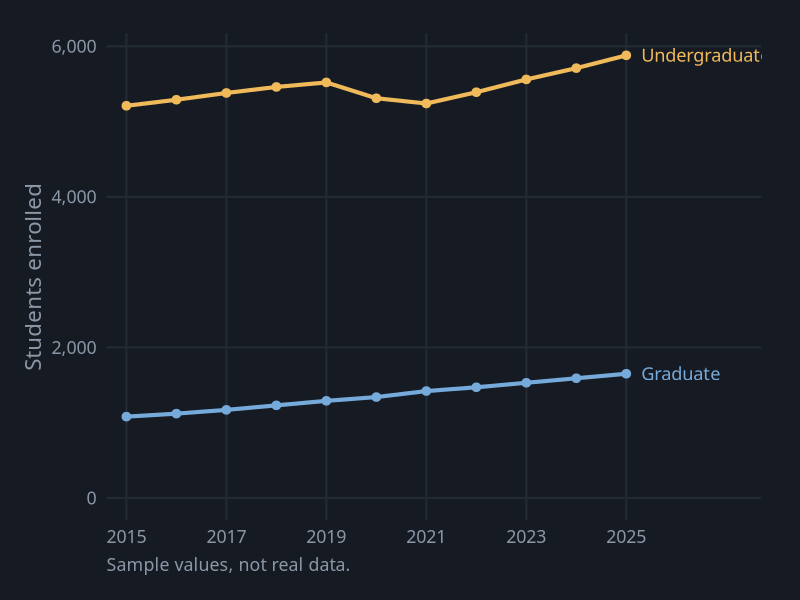
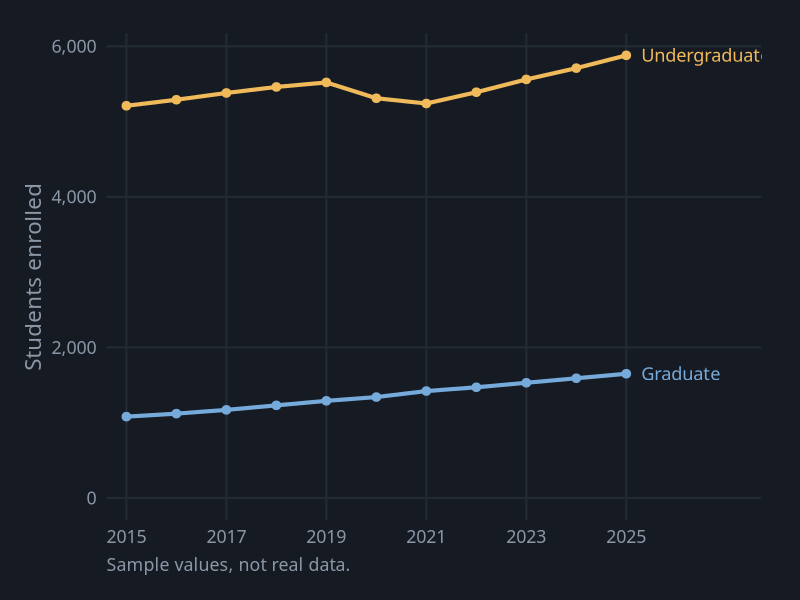

These figures' R source, in order:
# Line Chart
# Question: How did enrollment change from 2015 to 2025?
# Put this script and line.csv in the same folder, then in RStudio choose
# Session > Set Working Directory > To Source File Location.

library(tidyverse)

# ---- Gallery look: dark background, soft gray text ----
font <- "IBM Plex Sans"   # use "sans" if IBM Plex Sans is not installed
ink  <- "#8B97A7"

theme_gallery <- function() {
  theme_minimal(base_size = 16, base_family = font) +
    theme(
      plot.background  = element_rect(fill = "#161B23", color = NA),
      panel.grid       = element_line(color = "#222A34"),
      panel.grid.minor = element_blank(),
      text             = element_text(color = ink),
      axis.text        = element_text(color = ink),
      legend.position  = "top",
      legend.title     = element_blank(),
      plot.margin      = margin(24, 28, 18, 18)
    )
}

pal <- c("Undergraduate" = "#F0B95A", "Graduate" = "#75AADB")

df <- read_csv("line.csv", show_col_types = FALSE)

p <- ggplot(df, aes(x = year, y = students, color = level)) +
  geom_line(linewidth = 1.4) +
  geom_point(size = 2.6) +
  # label each line at its right end instead of using a legend
  geom_text(data = filter(df, year == max(year)), aes(label = level),
            hjust = 0, nudge_x = 0.3, family = font, size = 4.6) +
  scale_x_continuous(breaks = seq(2015, 2025, 2), expand = expansion(add = c(0.4, 2.4))) +
  scale_y_continuous(labels = scales::comma, limits = c(0, NA)) +
  scale_color_manual(values = pal, guide = "none") +
  labs(x = NULL, y = "Students enrolled", caption = "Sample values, not real data.") +
  theme_gallery() +
  theme(plot.caption = element_text(color = ink, hjust = 0))

ggsave("line.png", p, width = 9, height = 6, dpi = 200)
p
